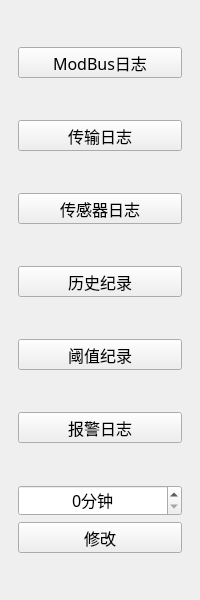
<?xml version="1.0" encoding="UTF-8"?>
<ui version="4.0">
 <class>BusLogsToolWid</class>
 <widget class="QWidget" name="BusLogsToolWid">
  <property name="geometry">
   <rect>
    <x>0</x>
    <y>0</y>
    <width>200</width>
    <height>600</height>
   </rect>
  </property>
  <property name="font">
   <font>
    <family>微软雅黑</family>
    <pointsize>12</pointsize>
   </font>
  </property>
  <property name="windowTitle">
   <string>Form</string>
  </property>
  <layout class="QVBoxLayout" name="verticalLayout">
   <property name="leftMargin">
    <number>18</number>
   </property>
   <property name="rightMargin">
    <number>18</number>
   </property>
   <item>
    <spacer name="verticalSpacer">
     <property name="orientation">
      <enum>Qt::Vertical</enum>
     </property>
     <property name="sizeHint" stdset="0">
      <size>
       <width>20</width>
       <height>40</height>
      </size>
     </property>
    </spacer>
   </item>
   <item>
    <widget class="QPushButton" name="modbusBtn">
     <property name="minimumSize">
      <size>
       <width>0</width>
       <height>31</height>
      </size>
     </property>
     <property name="text">
      <string>ModBus日志</string>
     </property>
    </widget>
   </item>
   <item>
    <spacer name="verticalSpacer_2">
     <property name="orientation">
      <enum>Qt::Vertical</enum>
     </property>
     <property name="sizeHint" stdset="0">
      <size>
       <width>20</width>
       <height>40</height>
      </size>
     </property>
    </spacer>
   </item>
   <item>
    <widget class="QPushButton" name="transBtn">
     <property name="minimumSize">
      <size>
       <width>0</width>
       <height>31</height>
      </size>
     </property>
     <property name="text">
      <string>传输日志</string>
     </property>
    </widget>
   </item>
   <item>
    <spacer name="verticalSpacer_3">
     <property name="orientation">
      <enum>Qt::Vertical</enum>
     </property>
     <property name="sizeHint" stdset="0">
      <size>
       <width>20</width>
       <height>40</height>
      </size>
     </property>
    </spacer>
   </item>
   <item>
    <widget class="QPushButton" name="envBtn">
     <property name="minimumSize">
      <size>
       <width>0</width>
       <height>31</height>
      </size>
     </property>
     <property name="text">
      <string>传感器日志</string>
     </property>
    </widget>
   </item>
   <item>
    <spacer name="verticalSpacer_4">
     <property name="orientation">
      <enum>Qt::Vertical</enum>
     </property>
     <property name="sizeHint" stdset="0">
      <size>
       <width>20</width>
       <height>40</height>
      </size>
     </property>
    </spacer>
   </item>
   <item>
    <widget class="QPushButton" name="recordBtn">
     <property name="minimumSize">
      <size>
       <width>0</width>
       <height>31</height>
      </size>
     </property>
     <property name="text">
      <string>历史纪录</string>
     </property>
    </widget>
   </item>
   <item>
    <spacer name="verticalSpacer_5">
     <property name="orientation">
      <enum>Qt::Vertical</enum>
     </property>
     <property name="sizeHint" stdset="0">
      <size>
       <width>20</width>
       <height>40</height>
      </size>
     </property>
    </spacer>
   </item>
   <item>
    <widget class="QPushButton" name="thresholdBtn">
     <property name="minimumSize">
      <size>
       <width>0</width>
       <height>31</height>
      </size>
     </property>
     <property name="text">
      <string>阈值纪录</string>
     </property>
    </widget>
   </item>
   <item>
    <spacer name="verticalSpacer_6">
     <property name="orientation">
      <enum>Qt::Vertical</enum>
     </property>
     <property name="sizeHint" stdset="0">
      <size>
       <width>20</width>
       <height>40</height>
      </size>
     </property>
    </spacer>
   </item>
   <item>
    <widget class="QPushButton" name="alarmBtn">
     <property name="minimumSize">
      <size>
       <width>0</width>
       <height>31</height>
      </size>
     </property>
     <property name="text">
      <string>报警日志</string>
     </property>
    </widget>
   </item>
   <item>
    <spacer name="verticalSpacer_7">
     <property name="orientation">
      <enum>Qt::Vertical</enum>
     </property>
     <property name="sizeHint" stdset="0">
      <size>
       <width>20</width>
       <height>40</height>
      </size>
     </property>
    </spacer>
   </item>
   <item>
    <widget class="QSpinBox" name="spinBox">
     <property name="minimumSize">
      <size>
       <width>0</width>
       <height>31</height>
      </size>
     </property>
     <property name="alignment">
      <set>Qt::AlignCenter</set>
     </property>
     <property name="suffix">
      <string>分钟</string>
     </property>
     <property name="maximum">
      <number>999</number>
     </property>
    </widget>
   </item>
   <item>
    <widget class="QPushButton" name="timeBtn">
     <property name="minimumSize">
      <size>
       <width>0</width>
       <height>31</height>
      </size>
     </property>
     <property name="text">
      <string>修改</string>
     </property>
    </widget>
   </item>
   <item>
    <spacer name="verticalSpacer_8">
     <property name="orientation">
      <enum>Qt::Vertical</enum>
     </property>
     <property name="sizeHint" stdset="0">
      <size>
       <width>20</width>
       <height>40</height>
      </size>
     </property>
    </spacer>
   </item>
  </layout>
 </widget>
 <resources/>
 <connections/>
</ui>
